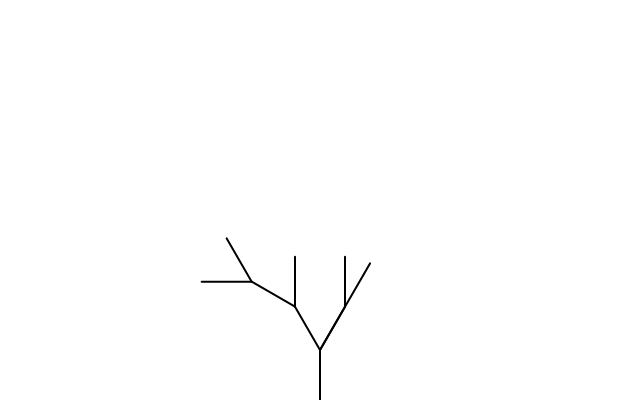
Frame 1 (no input)
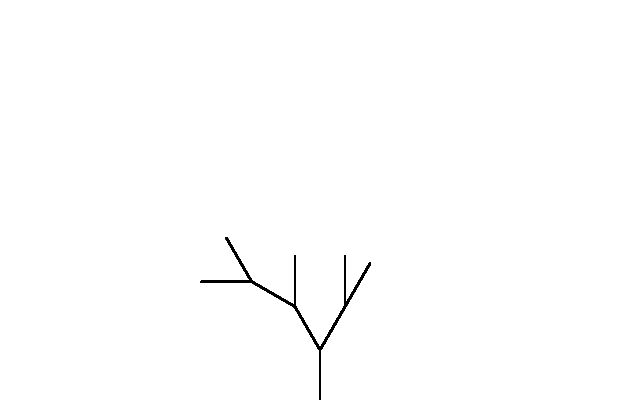
Frame 60 (no input)
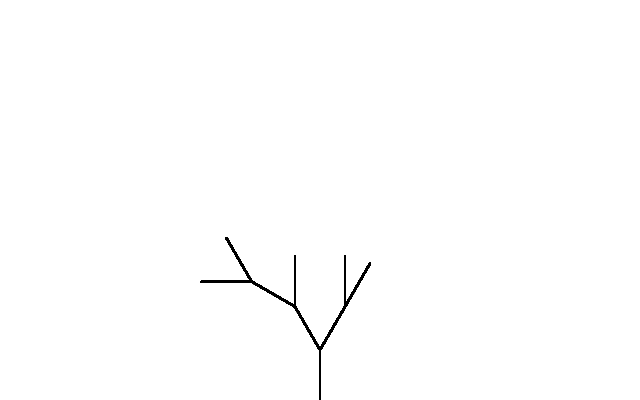
Frame 120 (the mouse pressed at the canvas centre since frame 60)

The p5.js sketch that drew these frames (run headless with seeded random() and noise() and a simulated clock; from frame 60 on, the mouse is pressed at the canvas centre):

// p5.js sketch
// ── sketch.js
// getting started with p5js
var theta;

function setup(){
  createCanvas(640,400);
  background(255);

}
function draw(){
  theta =(PI/6);
  strokeWeight(2);
  translate(width/2,height);
  line(0,0,0,-50);
  translate(0,-50);

push(); //saving the point
    //  Branch to the right
  rotate(theta);
              //  Branch to the right
  line(0,0,0,-50);
  translate(0,-50);
  rotate(-theta);
//  Branch to the left
line(0,0,0,-50);
            //  Branch to the right
            rotate(theta);
line(0,0,0,-50);
translate (0,-50);

pop(); //going back to starting point


push(); //saving the point
  rotate(theta);
//  Branch to the right
  line(0,0,0,-50);
  translate(0,-50);

pop(); //going back to starting point
  rotate(-theta);
//  Branch to the left
  line(0,0,0,-50);
  translate (0,-50);
  push(); //saving the point
    rotate(theta);
  //  Branch to the right
    line(0,0,0,-50);
    translate(0,-50);

  pop(); //going back to starting point
    rotate(-theta);
  //  Branch to the left
    line(0,0,0,-50);
    translate(0,-50);
    push(); //saving the point
      rotate(theta);
    //  Branch to the right
      line(0,0,0,-50);
      translate(0,-50);

    pop(); //going back to starting point
      rotate(-theta);
    //  Branch to the left
      line(0,0,0,-50);
      translate(0,-50);





}
